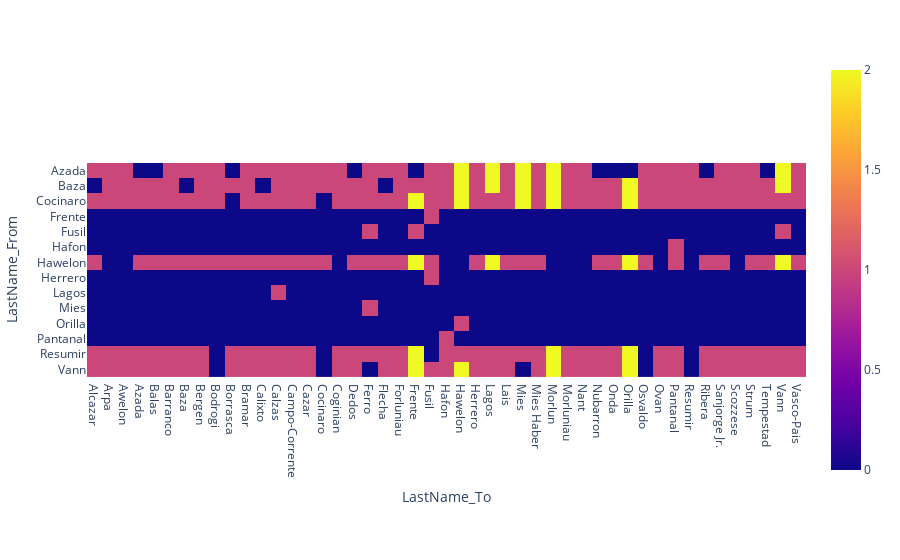

Notebook source saved alongside this figure:
### Code cell
new5Day_names = new_5Day[['LastName_From','LastName_To','count']]
pivot = pd.pivot_table(new5Day_names, values='count', index='LastName_From', columns='LastName_To',
               aggfunc='count')
pivot = pivot.fillna(0)
fig = px.imshow(pivot)
fig.show()

### Figure 1 — Plotly figure (JSON) as saved in the notebook; plotly's stock layout.template omitted (floating-point values rounded to 4 significant figures; data arrays with more than 128 entries replaced by an {"elided": "..."} marker saying what was removed)
{"data": [{"coloraxis": "coloraxis", "hovertemplate": "LastName_To: %{x}<br>LastName_From: %{y}<br>color: %{z}<extra></extra>", "name": "0", "type": "heatmap", "x": ["Alcazar", "Arpa", "Awelon", "Azada", "Balas", "Barranco", "Baza", "Bergen", "Bodrogi", "Borrasca", "Bramar", "Calixto", "Calzas", "Campo-Corrente", "Cazar", "Cocinaro", "Coginian", "Dedos", "Ferro", "Flecha", "Forluniau", "Frente", "Fusil", "Hafon", "Hawelon", "Herrero", "Lagos", "Lais", "Mies", "Mies Haber", "Morlun", "Morluniau", "Nant", "Nubarron", "Onda", "Orilla", "Osvaldo", "Ovan", "Pantanal", "Resumir", "Ribera", "Sanjorge Jr.", "Scozzese", "Strum", "Tempestad", "Vann", "Vasco-Pais"], "xaxis": "x", "y": ["Azada", "Baza", "Cocinaro", "Frente", "Fusil", "Hafon", "Hawelon", "Herrero", "Lagos", "Mies", "Orilla", "Pantanal", "Resumir", "Vann"], "yaxis": "y", "z": {"elided": "14x47 int values"}}], "layout": {"coloraxis": {"colorscale": [[0, "#0d0887"], [0.1111, "#46039f"], [0.2222, "#7201a8"], [0.3333, "#9c179e"], [0.4444, "#bd3786"], [0.5556, "#d8576b"], [0.6667, "#ed7953"], [0.7778, "#fb9f3a"], [0.8889, "#fdca26"], [1, "#f0f921"]]}, "margin": {"t": 60}, "xaxis": {"anchor": "y", "constrain": "domain", "domain": [0, 1], "scaleanchor": "y", "title": {"text": "LastName_To"}}, "yaxis": {"anchor": "x", "autorange": "reversed", "constrain": "domain", "domain": [0, 1], "title": {"text": "LastName_From"}}}}
